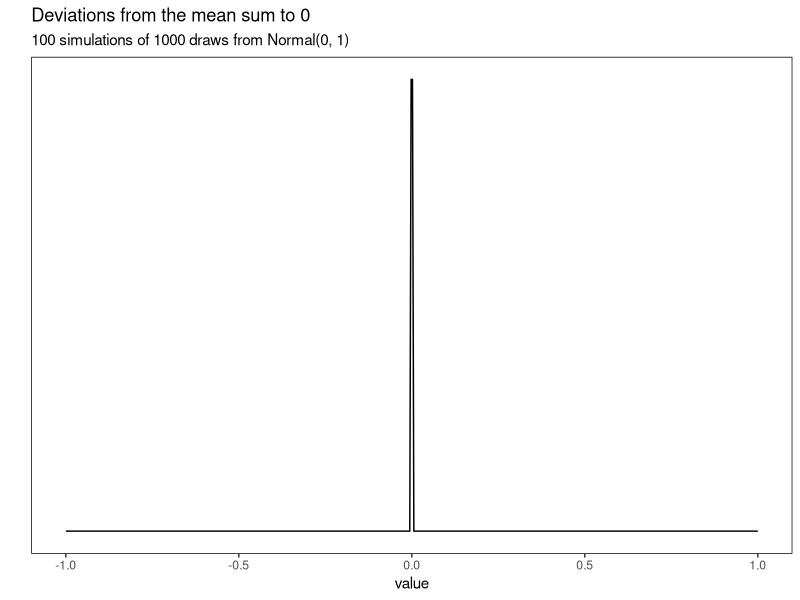
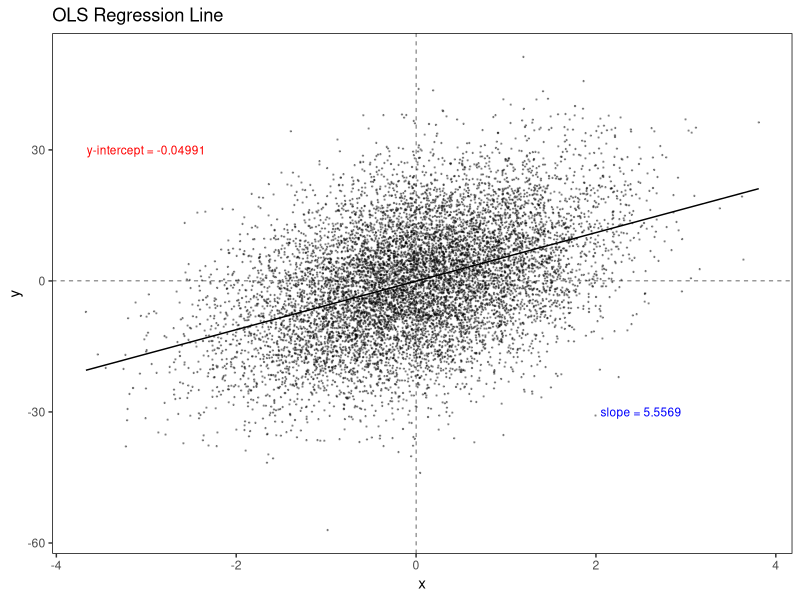
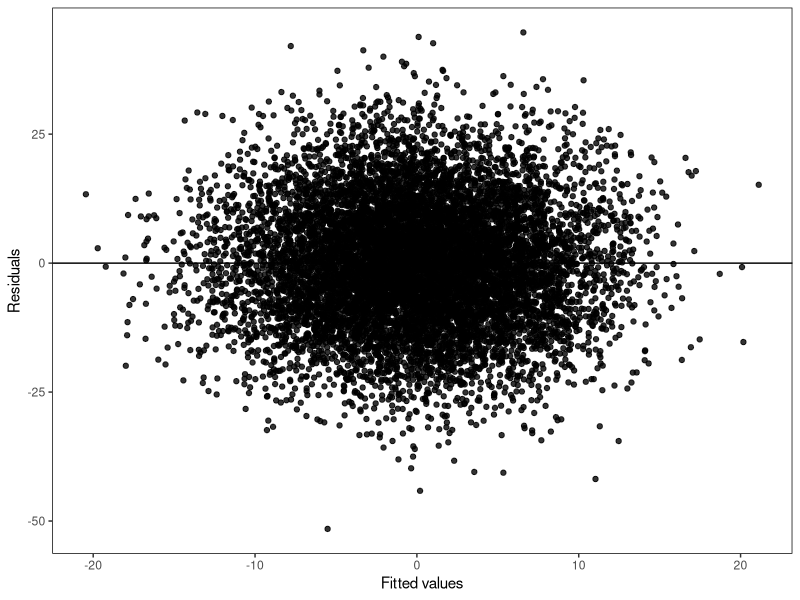

These figures' R source, in order:
## ---- chunk 1
knitr::opts_chunk$set(include = FALSE)
library(tidyverse)

theme_set(theme_grey() %+replace%
            theme(panel.grid = element_blank(),
                  panel.background = element_rect(fill = "transparent", colour = "black")))
## ---- chunk 2
sum_of_deviations <- function(vec) {
  sum((vec - mean(vec)))
}

rerun(100, sum_of_deviations(rnorm(1e3))) %>% 
  simplify %>% 
  enframe %>% 
  ggplot(aes(value)) +
    geom_line(stat = "density") +
    xlim(c(-1, 1)) + ylab("") +
    theme(axis.text.y = element_blank(),
          axis.ticks.y = element_blank()) +
    ggtitle("Deviations from the mean sum to 0",
            "100 simulations of 1000 draws from Normal(0, 1)")
## ---- chunk 3
x <- rnorm(1e3)
y <- rnorm(1e3)

tibble(
  cov(x, y),
  mean(x * y) - mean(x) * mean(y)
)

## ---- chunk 4
set.seed(1)
obs <- 10000

df <- tibble(
  x = rnorm(obs),
  u = rnorm(obs),
  y = 5.5 * x + 12 * u)

fit <- lm(y ~ x, df)

df <- df %>% 
  mutate(yhat = predict(fit, df))

ggplot(df, aes(x, y)) +
  geom_vline(xintercept = 0, linetype = 2, size = .2) +
  geom_hline(yintercept = 0, linetype = 2, size = .2) +
  geom_point(size = .2, alpha = I(1/3)) + 
  geom_line(aes(x = x, y = yhat), size = .5) +
  annotate("text", y = 30, x = -3, 
           label = paste("y-intercept =", round(coef(fit)[1], 5)), 
           colour = "red", size = 3) +
    annotate("text", y = -30, x = 2.5, 
           label = paste("slope =", round(coef(fit)[2], 5)), 
           colour = "blue", size = 3) +
  ggtitle("OLS Regression Line")
## ---- chunk 5
df %>% 
  mutate(residuals = y - yhat) %>% 
  ggplot(aes(yhat, residuals)) +
    geom_hline(yintercept = 0) +
    geom_point(alpha = .8) +
    xlab("Fitted values") + ylab("Residuals")
